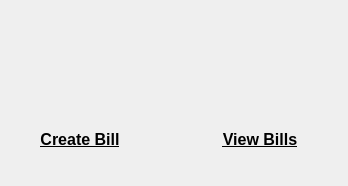
<?xml version="1.0" encoding="UTF-8"?>
<ui version="4.0">
 <class>billsDialog</class>
 <widget class="QDialog" name="billsDialog">
  <property name="geometry">
   <rect>
    <x>0</x>
    <y>0</y>
    <width>348</width>
    <height>186</height>
   </rect>
  </property>
  <property name="windowTitle">
   <string>Bills</string>
  </property>
  <widget class="QPushButton" name="createBill">
   <property name="geometry">
    <rect>
     <x>30</x>
     <y>10</y>
     <width>120</width>
     <height>120</height>
    </rect>
   </property>
   <property name="maximumSize">
    <size>
     <width>120</width>
     <height>120</height>
    </size>
   </property>
   <property name="styleSheet">
    <string notr="true">border:none;</string>
   </property>
   <property name="text">
    <string/>
   </property>
   <property name="icon">
    <iconset>
     <normaloff>../../Images/write_bill.png</normaloff>../../Images/write_bill.png</iconset>
   </property>
   <property name="iconSize">
    <size>
     <width>100</width>
     <height>100</height>
    </size>
   </property>
  </widget>
  <widget class="QPushButton" name="viewBills">
   <property name="geometry">
    <rect>
     <x>210</x>
     <y>10</y>
     <width>120</width>
     <height>120</height>
    </rect>
   </property>
   <property name="maximumSize">
    <size>
     <width>120</width>
     <height>120</height>
    </size>
   </property>
   <property name="styleSheet">
    <string notr="true">border:none;</string>
   </property>
   <property name="text">
    <string/>
   </property>
   <property name="icon">
    <iconset>
     <normaloff>../../Images/search_prescription.png</normaloff>../../Images/search_prescription.png</iconset>
   </property>
   <property name="iconSize">
    <size>
     <width>100</width>
     <height>100</height>
    </size>
   </property>
  </widget>
  <widget class="QLabel" name="createBillLabel">
   <property name="geometry">
    <rect>
     <x>-10</x>
     <y>120</y>
     <width>180</width>
     <height>40</height>
    </rect>
   </property>
   <property name="minimumSize">
    <size>
     <width>180</width>
     <height>40</height>
    </size>
   </property>
   <property name="maximumSize">
    <size>
     <width>180</width>
     <height>40</height>
    </size>
   </property>
   <property name="text">
    <string>&lt;html&gt;&lt;head/&gt;&lt;body&gt;&lt;p&gt;&lt;span style=&quot; font-size:12pt; font-weight:600; text-decoration: underline;&quot;&gt;Create Bill&lt;/span&gt;&lt;/p&gt;&lt;/body&gt;&lt;/html&gt;</string>
   </property>
   <property name="alignment">
    <set>Qt::AlignCenter</set>
   </property>
  </widget>
  <widget class="QLabel" name="viewBillsLabel">
   <property name="geometry">
    <rect>
     <x>170</x>
     <y>120</y>
     <width>180</width>
     <height>40</height>
    </rect>
   </property>
   <property name="minimumSize">
    <size>
     <width>180</width>
     <height>40</height>
    </size>
   </property>
   <property name="maximumSize">
    <size>
     <width>180</width>
     <height>40</height>
    </size>
   </property>
   <property name="text">
    <string>&lt;html&gt;&lt;head/&gt;&lt;body&gt;&lt;p&gt;&lt;span style=&quot; font-size:12pt; font-weight:600; text-decoration: underline;&quot;&gt;View Bills&lt;/span&gt;&lt;/p&gt;&lt;/body&gt;&lt;/html&gt;</string>
   </property>
   <property name="alignment">
    <set>Qt::AlignCenter</set>
   </property>
  </widget>
 </widget>
 <resources/>
 <connections/>
</ui>
